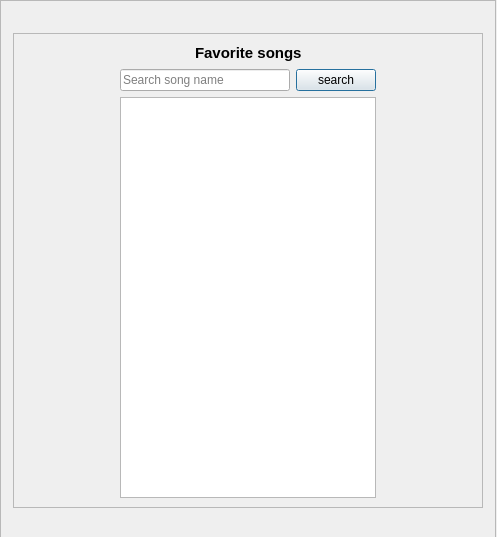
<?xml version="1.0" encoding="UTF-8"?>
<ui version="4.0">
 <class>Dialog_FavoriteSongs</class>
 <widget class="QDialog" name="Dialog_FavoriteSongs">
  <property name="geometry">
   <rect>
    <x>0</x>
    <y>0</y>
    <width>497</width>
    <height>537</height>
   </rect>
  </property>
  <property name="windowTitle">
   <string>Dialog</string>
  </property>
  <widget class="QFrame" name="frame_3">
   <property name="geometry">
    <rect>
     <x>0</x>
     <y>0</y>
     <width>496</width>
     <height>541</height>
    </rect>
   </property>
   <property name="minimumSize">
    <size>
     <width>496</width>
     <height>541</height>
    </size>
   </property>
   <property name="maximumSize">
    <size>
     <width>496</width>
     <height>541</height>
    </size>
   </property>
   <property name="frameShape">
    <enum>QFrame::Shape::StyledPanel</enum>
   </property>
   <property name="frameShadow">
    <enum>QFrame::Shadow::Raised</enum>
   </property>
   <layout class="QGridLayout" name="gridLayout_3">
    <item row="0" column="0">
     <layout class="QHBoxLayout" name="horizontalLayout_5">
      <item>
       <widget class="QFrame" name="frame_2">
        <property name="minimumSize">
         <size>
          <width>470</width>
          <height>475</height>
         </size>
        </property>
        <property name="maximumSize">
         <size>
          <width>470</width>
          <height>475</height>
         </size>
        </property>
        <property name="frameShape">
         <enum>QFrame::Shape::StyledPanel</enum>
        </property>
        <property name="frameShadow">
         <enum>QFrame::Shadow::Raised</enum>
        </property>
        <layout class="QGridLayout" name="gridLayout_2">
         <item row="0" column="2">
          <spacer name="horizontalSpacer_8">
           <property name="orientation">
            <enum>Qt::Orientation::Horizontal</enum>
           </property>
           <property name="sizeHint" stdset="0">
            <size>
             <width>40</width>
             <height>20</height>
            </size>
           </property>
          </spacer>
         </item>
         <item row="0" column="1">
          <layout class="QVBoxLayout" name="verticalLayout_2">
           <item>
            <layout class="QHBoxLayout" name="horizontalLayout_4">
             <item>
              <spacer name="horizontalSpacer_5">
               <property name="orientation">
                <enum>Qt::Orientation::Horizontal</enum>
               </property>
               <property name="sizeHint" stdset="0">
                <size>
                 <width>40</width>
                 <height>20</height>
                </size>
               </property>
              </spacer>
             </item>
             <item>
              <widget class="QLabel" name="label_songs">
               <property name="text">
                <string>&lt;html&gt;&lt;head/&gt;&lt;body&gt;&lt;p&gt;&lt;span style=&quot; font-size:11pt; font-weight:700;&quot;&gt;Favorite songs&lt;/span&gt;&lt;/p&gt;&lt;/body&gt;&lt;/html&gt;</string>
               </property>
              </widget>
             </item>
             <item>
              <spacer name="horizontalSpacer_6">
               <property name="orientation">
                <enum>Qt::Orientation::Horizontal</enum>
               </property>
               <property name="sizeHint" stdset="0">
                <size>
                 <width>40</width>
                 <height>20</height>
                </size>
               </property>
              </spacer>
             </item>
            </layout>
           </item>
           <item>
            <layout class="QHBoxLayout" name="horizontalLayout_2">
             <item>
              <widget class="QLineEdit" name="lineEdit_search_song">
               <property name="placeholderText">
                <string>Search song name</string>
               </property>
              </widget>
             </item>
             <item>
              <widget class="QPushButton" name="pushButton">
               <property name="text">
                <string>search</string>
               </property>
              </widget>
             </item>
            </layout>
           </item>
           <item>
            <widget class="QTableWidget" name="tableWidget_songs_of_playlist"/>
           </item>
          </layout>
         </item>
         <item row="0" column="0">
          <spacer name="horizontalSpacer_7">
           <property name="orientation">
            <enum>Qt::Orientation::Horizontal</enum>
           </property>
           <property name="sizeHint" stdset="0">
            <size>
             <width>40</width>
             <height>20</height>
            </size>
           </property>
          </spacer>
         </item>
        </layout>
       </widget>
      </item>
     </layout>
    </item>
   </layout>
  </widget>
 </widget>
 <resources/>
 <connections/>
</ui>
